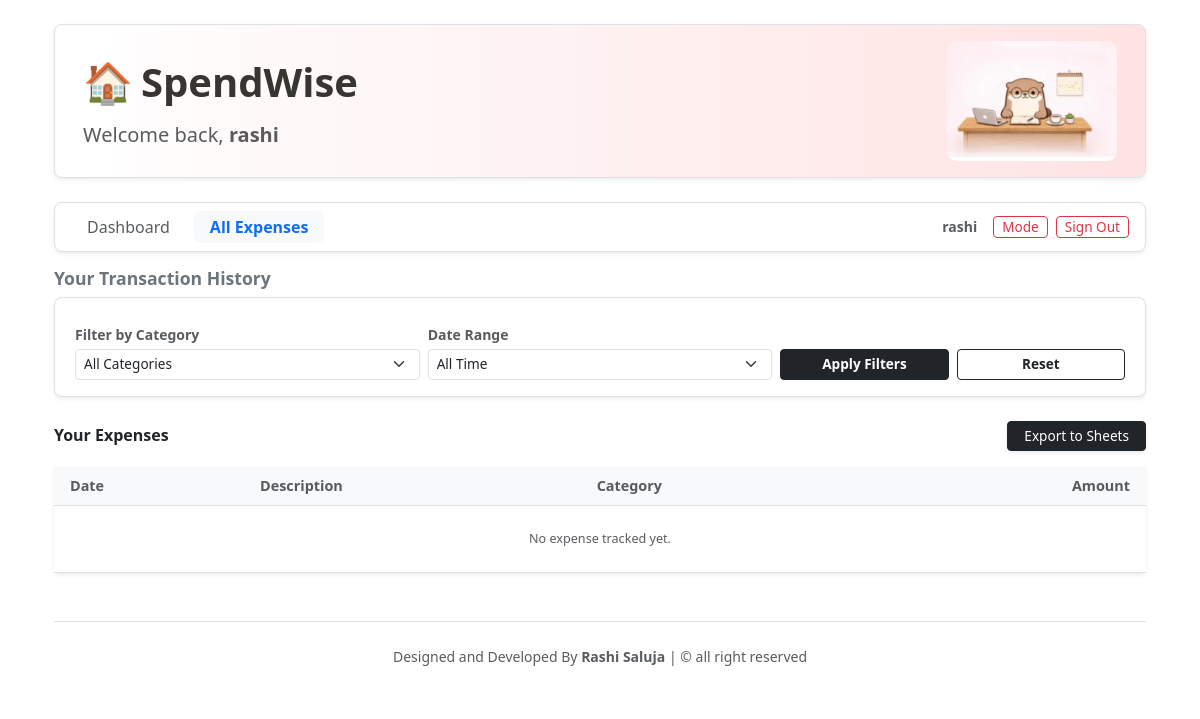
The app's page /expenses/ (signed in), older data.
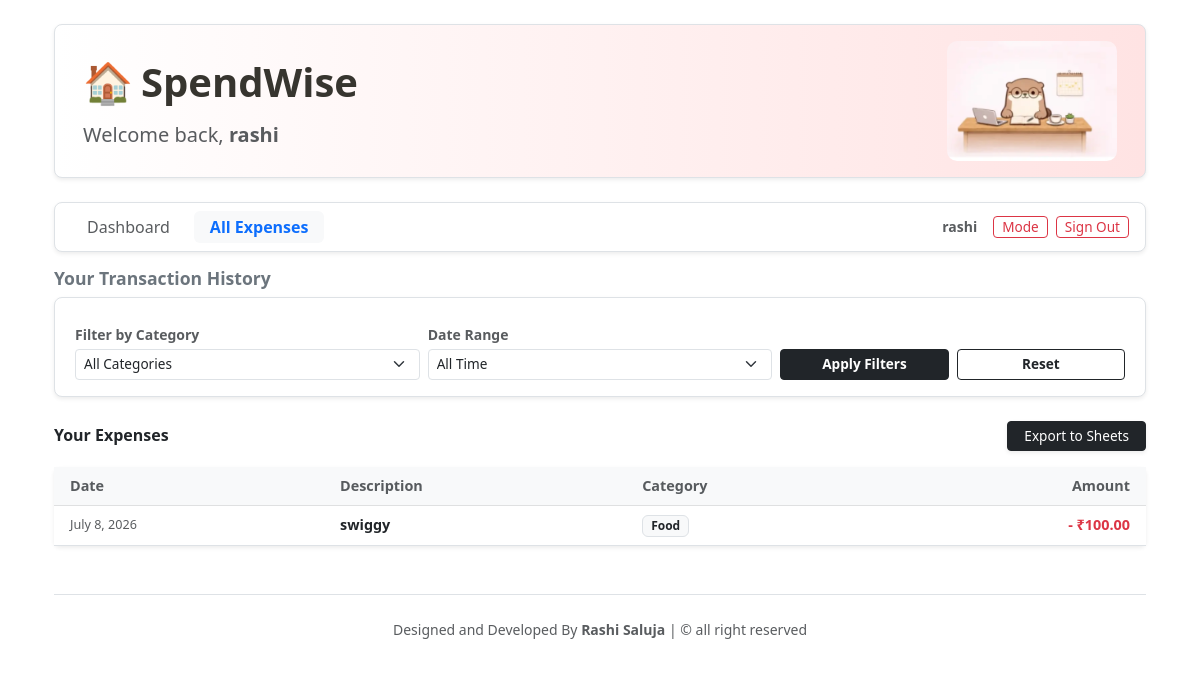
The same page, newer data.
### tracker/models.py (models this page shows, shortened)
class Expense(models.Model):
    CATEGORY_CHOICES = [
        ('Travel', 'Travel (Auto)'),
        ('Food', 'Food (Auto)'),
        ('Shopping', 'Shopping'),
        ('Bills', 'Bills & Utilities'),
        ('Entertainment', 'Entertainment'),
        ('Other', 'Other Extra Expense'),
    ]
    user = models.ForeignKey(User, on_delete=models.CASCADE)
    title = models.CharField(max_length=200) # Fixed
    amount = models.DecimalField(max_digits=10, decimal_places=2)
    category = models.CharField(max_length=20, choices=CATEGORY_CHOICES) # Fixed
    date = models.DateField()
    is_automated = models.BooleanField(default=False)

### tracker/views.py (the view)
# urls.py: path('expenses/', views.expense_list, name='expense_list'),
@login_required
def expense_list(request):
    expenses = Expense.objects.filter(user=request.user)
    category_filter = request.GET.get('category')
    if category_filter:
        expenses = expenses.filter(category=category_filter)
    date_filter = request.GET.get('date_range')
    today = date.today()
    if date_filter == 'this_week':
        start_of_week = today - timedelta(days=today.weekday()) # Monday se start
        expenses = expenses.filter(date__range=[start_of_week, today])
    elif date_filter == 'this_month':
        expenses = expenses.filter(date__year=today.year, date__month=today.month)
    expenses = expenses.order_by('-date')
    categories = ['Food', 'Travel', 'Bills', 'Others']
    context = {
        'expenses': expenses,
        'categories': categories,
        'selected_category': category_filter,
        'selected_date': date_filter,
    }
    return render(request, 'tracker/expenses.html', context)

### tracker/templates/tracker/expenses.html (shortened to what this page needs)
{% extends 'tracker/base.html' %}
{% block content %}
<div class="container">
    <div class="row mb-4 align-items-center bg-white p-3 border rounded-3 shadow-sm mx-0" style="background: linear-gradient(to right, #ffffff, #ffe3e3);">
        <div class="col-md-8">
            <div class="d-flex align-items-center mb-2">
                <span class="fs-1 me-2">🏠</span>
                <h1 class="fw-bold mb-0" style="color: #37352f;">SpendWise</h1>
            </div>
            <p class="text-muted fs-5 mb-0">Welcome back, <strong>{{ user.username }}</strong></p>
        </div>
        <div class="col-md-4 text-end d-none d-md-block">
            <img src="/static/otter.png" alt="Cute Banner" class="img-fluid" style="max-height: 120px; border-radius: 10px;">
        </div>
    </div>
    <nav class="navbar navbar-expand-lg navbar-light bg-white border rounded-3 my-3 px-3 shadow-sm">
        <div class="container-fluid px-0">
            <div class="collapse navbar-collapse" id="dashboardMenu">
                <ul class="navbar-nav me-auto mb-2 mb-lg-0 gap-2">
                    <li class="nav-item">
                        <a class="nav-link text-muted px-3 py-1" href="{% url 'dashboard' %}">Dashboard</a>
                    </li>
                    <li class="nav-item">
                        <a class="nav-link active fw-bold bg-light rounded text-primary px-3 py-1" href="{% url 'expense_list' %}">All Expenses</a>
                    </li>
                </ul>
                <div class="d-flex align-items-center small">
                    <strong><span class="text-muted me-3">{{ user.username }}</span></strong>
                    <button id="themeToggle" class="btn btn-sm btn-outline-danger me-2 py-0 px-2" style="font-size: 0.85rem;">Mode</button>
                    <a href="{% url 'logout' %}" class="btn btn-outline-danger btn-sm py-0 px-2" style="font-size: 0.85rem;">Sign Out</a>
                </div>
            </div>
        </div>
    </nav>
    <h5 class="fw-bold mb-3 text-secondary" style="font-size: 1.1rem;">Your Transaction History</h5>
    <form method="GET" action="{% url 'expense_list' %}" class="row g-2 mb-4 bg-white p-3 border rounded-3 shadow-sm align-items-end mx-0">
        <div class="col-md-4">
            <label class="form-label fw-semibold text-muted small mb-1">Filter by Category</label>
            <select name="category" class="form-select form-select-sm" style="font-size: 0.85rem;">
                <option value="">All Categories</option>
            </select>
        </div>
        <div class="col-md-4">
            <label class="form-label fw-semibold text-muted small mb-1">Date Range</label>
            <select name="date_range" class="form-select form-select-sm" style="font-size: 0.85rem;">
                <option value="">All Time</option>
            </select>
        </div>
        <div class="col-md-4 d-flex gap-2">
            <button type="submit" class="btn btn-dark btn-sm w-100 fw-semibold" style="font-size: 0.85rem;">Apply Filters</button>
            <a href="{% url 'expense_list' %}" class="btn btn-outline-dark btn-sm w-100 fw-semibold" style="font-size: 0.85rem;">Reset</a>
        </div>
    </form>
    <div class="d-flex justify-content-between align-items-center mb-3">
        <h6 class="fw-bold text-dark mb-0">Your Expenses</h6>
        <a href="{% url 'export_expenses_csv' %}" class="btn btn-dark btn-sm d-flex align-items-center gap-1 shadow-sm px-3 py-1" style="font-size: 0.85rem;">
            Export to Sheets
        </a>
    </div>
    <div class="card shadow-sm border-0">
        <div class="card-body p-0">
            <div class="table-responsive" style="max-height: 400px; overflow-y: auto;">
                <table class="table table-hover align-middle mb-0" style="font-size: 0.9rem;">
                    <thead class="table-light sticky-top">
                        <tr>
                            <th class="ps-3 text-muted fw-semibold py-2">Date</th>
                            <th class="text-muted fw-semibold py-2">Description</th>
                            <th class="text-muted fw-semibold py-2">Category</th>
                            <th class="text-end pe-3 text-muted fw-semibold py-2">Amount</th>
                        </tr>
                    </thead>
                    <tbody>
                        {% for expense in expenses %}
                        <tr>
                            <td class="ps-3 text-muted small">{{ expense.date }}</td>
                            <td class="fw-semibold text-dark">{{ expense.title }}</td>
                            <td>
                                <span class="badge bg-light text-dark border px-2 py-1" style="font-size: 0.75rem;">
                                    {{ expense.category }}
                                </span>
                            </td>
                            <td class="text-end pe-3 fw-bold text-danger">- ₹{{ expense.amount }}</td>
                        </tr>
                        {% empty %}
                        <tr>
                            <td colspan="4" class="text-center py-4 text-muted small">No expense tracked yet.</td>
                        </tr>
                        {% endfor %}
                    </tbody>
                </table>
            </div>
        </div>
    </div>
<footer class="text-center py-4 mt-5 border-top text-muted small">
        Designed and Developed By <b>Rashi Saluja</b> | &copy; all right reserved
    </footer>
</div>
{% endblock %}

### tracker/templates/tracker/base.html (shortened to what this page needs)
<!DOCTYPE html>
<html lang="en">
<head>
    <link href="https://cdn.jsdelivr.net/npm/bootstrap@5.3.0/dist/css/bootstrap.min.css" rel="stylesheet">
</head>
<body>
    <div class="container py-4">
        {% block content %}
        {% endblock %}
    </div>
</body>
</html>

Row changes from the older to the newer data that the page shows:
added Expense: date "July 8, 2026", title "swiggy", category "Food", amount "100.00"
Text that changed along with them:
text no longer shown: "No expense tracked yet."
